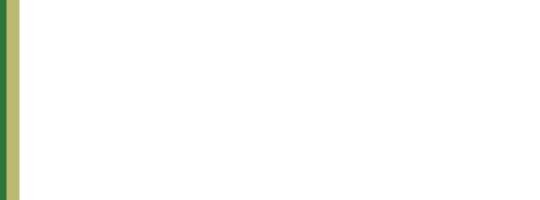
Frame 1 (no input)
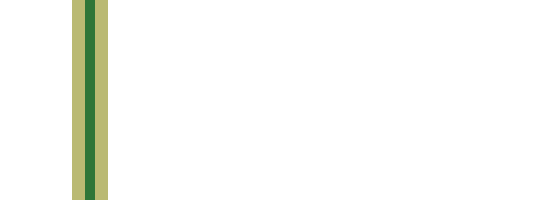
Frame 60 (the mouse pressed at the canvas centre just before this capture)
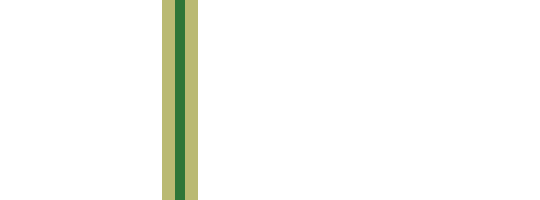
Frame 120 (the mouse held since frame 60 and released just before this capture)

The Processing sketch that drew these frames (run headless with seeded random() and noise(); from frame 60 on, the mouse is pressed at the canvas centre):

// Processing sketch: processing_18165
// ── processing_18165.pde

int Score = 0;

float ZoneCenterX, ZoneSpeed, OuterZoneWidth, InnerZoneWidth;

color clr = color(186,186,115);
color clr2 = color(46,118,56);

void setup(){

  size(540,200);
  
  smooth();
  frameRate(60);
  
  ZoneCenterX = 0;
  ZoneSpeed = 1.5;
  InnerZoneWidth = width/50;
  OuterZoneWidth = width/15.0;

}

void draw(){

  ZoneCenterX += ZoneSpeed;
  
  if(ZoneCenterX > width)
    ZoneCenterX = 0;
    
  background(255,255,255);
  noStroke();
  fill(clr);
  rect(ZoneCenterX - OuterZoneWidth/2, 0, OuterZoneWidth , height);
  fill(clr2);
  rect(ZoneCenterX - InnerZoneWidth/2,0,InnerZoneWidth,height);

}

void mousePressed(){

  float distance = ZoneCenterX - mouseX;
  //if(distance < 0) distance = -distance;
  
  distance = abs(distance);
  
  if(distance < InnerZoneWidth /2){
  
    Score += 20;
    clr2 = color(random(0,255),random(0,255),random(0,255));
    
 //   println("BULLS EYE! ");
  }else if(distance < OuterZoneWidth/2){
    Score += 5;
    clr = color(random(0,255),random(0,255),random(0,255));
  }else{
  //  println("oops");
    Score -= 5;
  }
  
//  println(Score);
}
